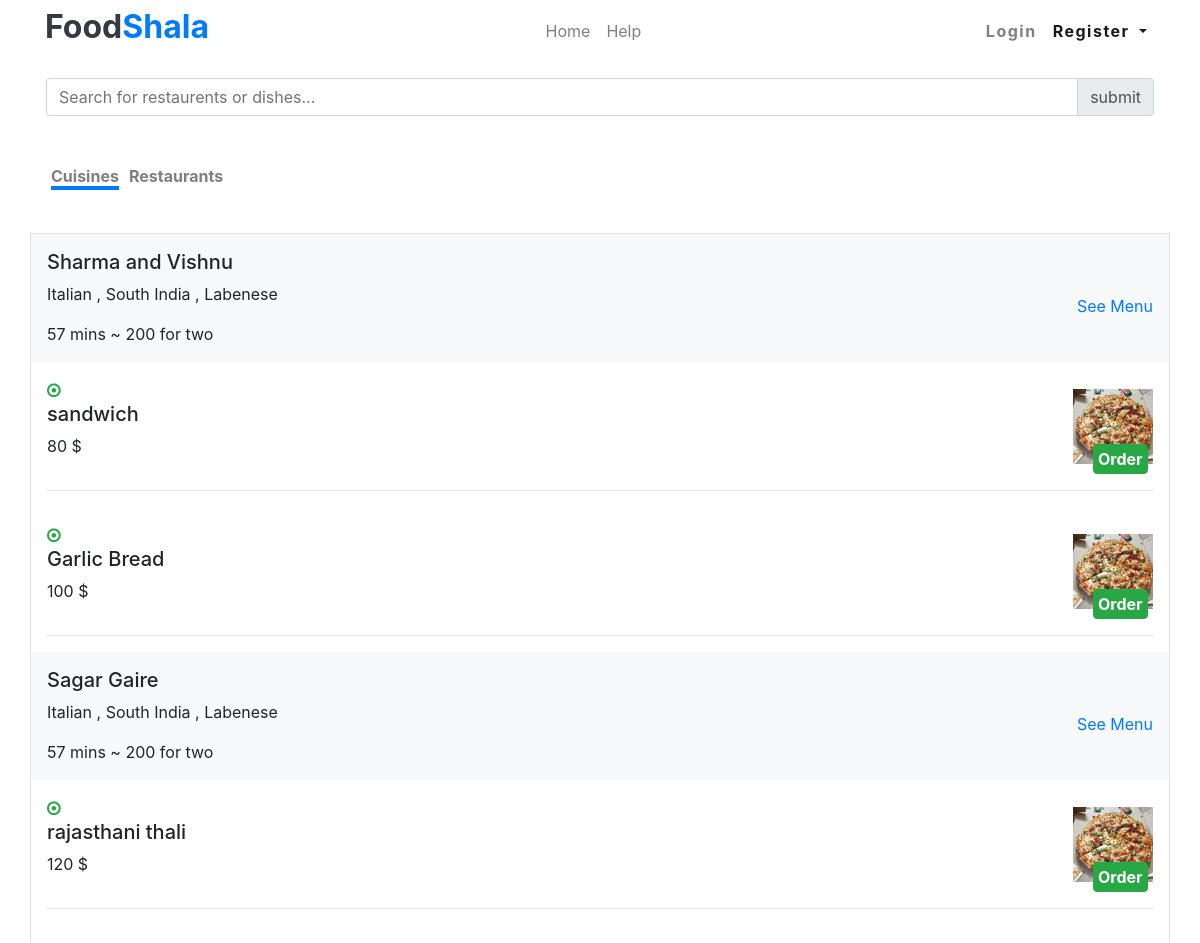
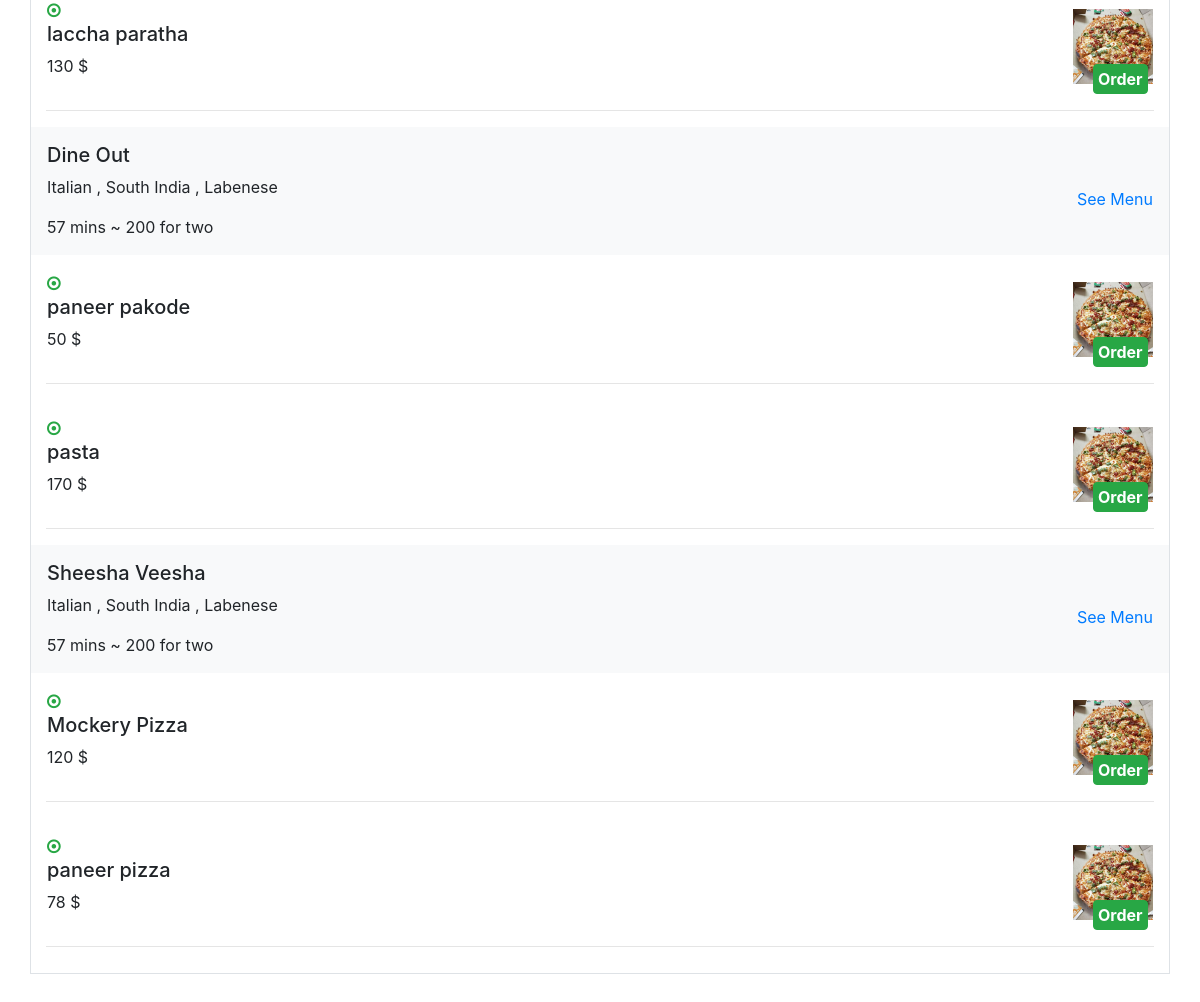
Page /searched.php on the committed database (2 pictures, top to bottom).
### tables this page shows
CREATE TABLE `restaurant` (
  `id` int(10) NOT NULL,
  `resname` text NOT NULL,
  `email` varchar(20) NOT NULL,
  `password` longtext NOT NULL,
  `address` longtext NOT NULL,
  `city` text NOT NULL
);

CREATE TABLE `menu` (
  `id` int(10) NOT NULL,
  `name` varchar(20) NOT NULL,
  `price` int(10) NOT NULL,
  `description` mediumtext NOT NULL,
  `resid` int(10) NOT NULL,
  `veg` text NOT NULL,
  `file` longtext NOT NULL
);

### searched.php (the view, shortened to what this page needs)
<?php
   if(isset($_SESSION['restaurant']))
   {
        echo "<script> location.href='/foodorder/restaurant-admin.php'; </script>";
   }
   else {
?>
<!DOCTYPE html>
<html lang="en">
<head>
    <link rel="stylesheet" href="https://maxcdn.bootstrapcdn.com/bootstrap/4.5.2/css/bootstrap.min.css">
    <link rel="stylesheet" href="https://stackpath.bootstrapcdn.com/font-awesome/4.7.0/css/font-awesome.min.css">
     <link rel="stylesheet" href="css/general/general.css">
    <link rel="stylesheet" href="css/searched/searched.css">
    <link rel="stylesheet" href="css/homepage/swiper.min.css">
</head>
<body >
<?php
        $servername = "localhost";
        $username = "root";
        $password = "";
        $dbname = "foodshala";
        $search_item ="";
        $conn = new mysqli($servername, $username, $password, $dbname);
?>
    <nav class="navbar navbar-fixed-top navbar-expand-md bg-white navbar-light d-flex align-items-baseline">
        <div class="container">
            <a class="h2 font-weight-bold text-dark" href="index.php">Food<span class="text-primary" >Shala</span></a>
            <div class="collapse navbar-collapse" id="collapsibleNavbar">
                <ul class="navbar-nav ml-auto">
                    <li class="nav-item">
                        <a class="nav-link" href="index.php">Home</a>
                    </li>
                    <li class="nav-item">
                        <a class="nav-link" href="#">Help</a>
                    </li>
                </ul>
                <ul class="navbar-nav ml-auto nav-login">
                    <?php
                        if(isset($_SESSION['email']))
                        {
                    ?>
                         <li class="nav-item">
                            <div class="dropdown show">
                                <a class="nav-link font-weight-bold dropdown-toggle" href="#" role="button" id="dropdownMenuLink" data-toggle="dropdown" aria-haspopup="true" aria-expanded="false">
                                    Hi <?php echo $_SESSION['name'] ?>
                                </a>
                                <div class="dropdown-menu" aria-labelledby="dropdownMenuLink">
                                    <a class="dropdown-item" href="#Sorry-page-not-made-yet">Settings</a>
                                    <a class="dropdown-item" href="logout.php">Logout</a>
                                </div>
                            </div>
                        </li>
                        <li class="nav-item">
                            <a class="nav-link font-weight-bold" href="cart.php"><i class="fa fa-shopping-cart text-dark" aria-hidden="true"></i></a>
                        </li>
                    <?php } else { ?>
                        <li class="nav-item">
                            <a class="nav-link font-weight-bold" href="login.php">Login</a>
                        </li>
                        <li class="nav-item">
                            <div class="dropdown show">
                                <a class="nav-link font-weight-bold dropdown-toggle" href="#" role="button" id="dropdownMenuLink" data-toggle="dropdown" aria-haspopup="true" aria-expanded="false">
                                    Register
                                </a>
                            </div>
                        </li>
                    <?php  } ?>
                </ul>
            </div>
        </div>
    </nav>
    <div class="container justify-content-center search-bar  p-3">
        <form action="searched.php" method="POST" id="search" >
        <div class="input-group mb-3">
            <input type="text" class="form-control" placeholder="Search for restaurents or dishes..." id="search-item" name="search">
            <div class="input-group-append">
                <button type="submit" name ="submit" class="input-group-text">submit</button>
            </div>
        </div>
        </form>
    </div>
    <div class="container filter-tab-container">
        <div class="row p-3 d-flex justify-content-between">
            <ul class="nav">
                <li><a class="active"  data-toggle="tab" href="#cuisines">Cuisines</a></li>
                <li ><a data-toggle="tab" href="#restaurant">Restaurants</a></li>
            </ul>
        </div>
    </div>
    <div class="container pt-4 tab-content">
        <div id="cuisines" class="tab-pane fade show active">
            <div class="row border ">
                <div class="col-md-12">
                    <?php
                         $sql = "SELECT * FROM restaurant";
                         $result = $conn->query($sql);
                         while($row = $result->fetch_assoc())
                         {
                             $rid = $row['id'];
                            $sql2 = "SELECT * FROM menu WHERE resid = '$rid' and  name LIKE '%$search_item%'";
                            $result2 = $conn->query($sql2);
                            if($result2 ->num_rows > 0)
                            {
                    ?>
                            <div class="row bg-light d-flex flex-wrap justify-content-between align-items-center pt-3 pl-3 pr-3">
                                <div>
                                    <h5><?php echo $row['resname'] ?></h5>
                                    <p>Italian , South India , Labenese</p>
                                    <p>57 mins ~ 200 for two</p>
                                </div>
                                <a href="restaurant-menu.php?resid=<?php echo $rid ?>"> See Menu</a>
                            </div>
                    <?php
                            while($row2 = $result2->fetch_assoc())
                            {
                                $name = $row2['name'];
                                $price=$row2['price'];
                                $veg=$row2['veg'];
                    ?>
                                <div class="food-item-row row d-flex flex-wrap justify-content-between align-items-center pt-3 pl-3 pr-3">
                                    <div>
                                    <?php if($veg == 'Veg') { ?>
                                        <i class="fa fa-dot-circle-o text-success" aria-hidden="true"></i>
                                    <?php } else { ?>
                                        <i class="fa fa-dot-circle-o text-danger" aria-hidden="true"></i>
                                    <?php } ?>
                                        <h5><?php echo $name ?></h5>
                                        <p><?php echo $price ?> $</p>
                                    </div>
                                    <div class="add-cuisine-class">
                                        <a id="order<?php echo $row['id'] ?>" href="cart.php?item-no=<?php echo $row2['id'] ?>&resid=<?php echo $rid ?>" class="btn btn-success">Order</a>
                                        <img src="img/uploads/<?php echo $row2['file'];?>" alt="" onerror="this.onerror=null; this.src='img/searched/si.jpg'" >
                                    </div>
                                </div>
                                <hr>
                    <?php   }
                        }
                    ?>
                <?php
                    }
                ?>
                </div>
            </div>
        </div>
    </div>
</body>
</html>
<?php } ?>

### css/searched/searched.css (style rules this page uses)
.nav-login li a { letter-spacing: 1.5px; }
.filter-tab-container ul li a { color:#7f7f7f; font-weight: bold; margin:5px; }
.filter-tab-container ul .active { animation-name: border-bottom ; animation-duration: 0.5s; animation-fill-mode: forwards; }
#cuisines > div { margin-top: 5px; margin-bottom: 50px; padding-bottom: 10px; }
.food-item-row { margin-bottom: 10px; }
.add-cuisine-class { position: relative; }
#cuisines img { width: 80px; height: auto; }
.add-cuisine-class > a { padding: 2px 4px; font-weight: bold; position: absolute; bottom: -10px; left: 25%; }

### rows in the picture
restaurant: resname "Sharma and Vishnu"
menu: veg "Veg" (drawn), name "sandwich", price "80"
menu: veg "Veg" (drawn), name "Garlic Bread", price "100"
restaurant: resname "Sagar Gaire"
menu: veg "Veg" (drawn), name "rajasthani thali", price "120"
menu: veg "Veg" (drawn), name "laccha paratha", price "130"
restaurant: resname "Dine Out"
menu: veg "Veg" (drawn), name "paneer pakode", price "50"
menu: veg "Veg" (drawn), name "pasta", price "170"
restaurant: resname "Sheesha Veesha"
menu: veg "Veg" (drawn), name "Mockery Pizza", price "120"
menu: veg "Veg" (drawn), name "paneer pizza", price "78"
